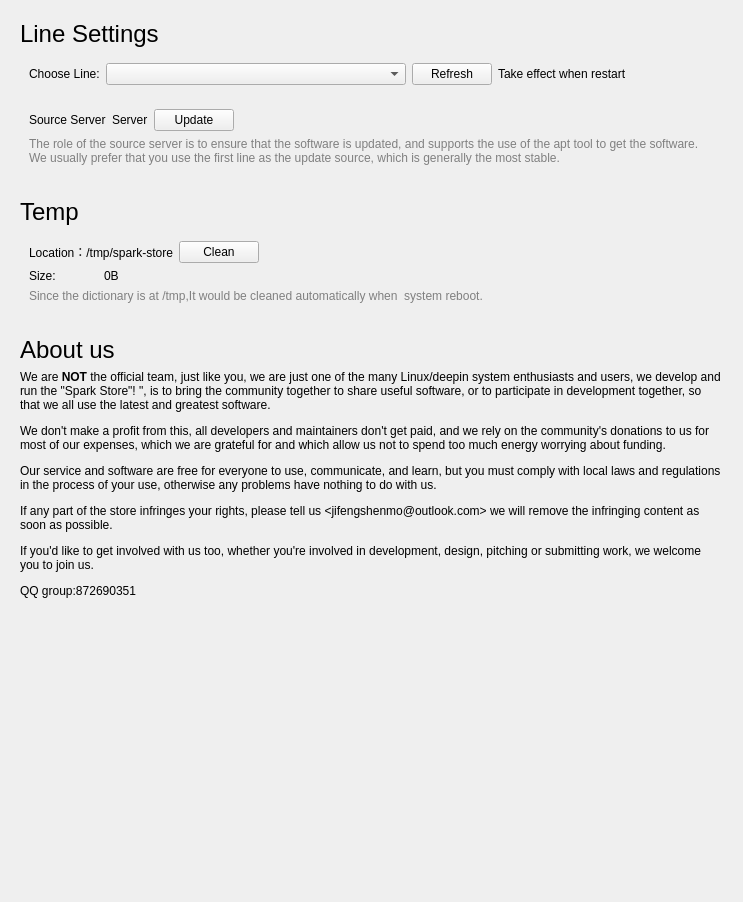
         <widget class="QWidget" name="scrollAreaWidgetContents_3">
          <property name="geometry">
           <rect>
            <x>0</x>
            <y>0</y>
            <width>743</width>
            <height>902</height>
           </rect>
          </property>
          <layout class="QVBoxLayout" name="verticalLayout_23">
           <item>
            <widget class="QWidget" name="widget_6" native="true">
             <layout class="QVBoxLayout" name="verticalLayout_22">
              <item>
               <widget class="QLabel" name="label_2">
                <property name="font">
                 <font>
                  <pointsize>18</pointsize>
                 </font>
                </property>
                <property name="text">
                 <string>Line Settings</string>
                </property>
               </widget>
              </item>
              <item>
               <widget class="QWidget" name="widget_7" native="true">
                <layout class="QHBoxLayout" name="horizontalLayout">
                 <item>
                  <widget class="QLabel" name="label_3">
                   <property name="maximumSize">
                    <size>
                     <width>100</width>
                     <height>16777215</height>
                    </size>
                   </property>
                   <property name="text">
                    <string>Choose Line:</string>
                   </property>
                  </widget>
                 </item>
                 <item>
                  <widget class="QComboBox" name="comboBox_server">
                   <property name="minimumSize">
                    <size>
                     <width>300</width>
                     <height>0</height>
                    </size>
                   </property>
                   <property name="maximumSize">
                    <size>
                     <width>300</width>
                     <height>16777215</height>
                    </size>
                   </property>
                  </widget>
                 </item>
                 <item>
                  <widget class="QPushButton" name="pushButton_updateServer">
                   <property name="text">
                    <string>Refresh</string>
                   </property>
                  </widget>
                 </item>
                 <item>
                  <widget class="QLabel" name="label_setting1">
                   <property name="maximumSize">
                    <size>
                     <width>160</width>
                     <height>16777215</height>
                    </size>
                   </property>
                   <property name="text">
                    <string>Take effect when restart</string>
                   </property>
                  </widget>
                 </item>
                 <item>
                  <spacer name="horizontalSpacer_3">
                   <property name="orientation">
                    <enum>Qt::Horizontal</enum>
                   </property>
                   <property name="sizeHint" stdset="0">
                    <size>
                     <width>40</width>
                     <height>20</height>
                    </size>
                   </property>
                  </spacer>
                 </item>
                </layout>
               </widget>
              </item>
              <item>
               <widget class="QWidget" name="widget_8" native="true">
                <layout class="QGridLayout" name="gridLayout_3">
                 <item row="1" column="0" colspan="4">
                  <widget class="QLabel" name="label_7">
                   <property name="styleSheet">
                    <string notr="true">color:#808080</string>
                   </property>
                   <property name="text">
                    <string>&lt;html&gt;&lt;head/&gt;&lt;body&gt;&lt;p&gt;The role of the source server is to ensure that the software is updated, and supports the use of the apt tool to get the software. We usually prefer that you use the first line as the update source, which is generally the most stable. &lt;/p&gt;&lt;/body&gt;&lt;/html&gt;</string>
                   </property>
                   <property name="wordWrap">
                    <bool>true</bool>
                   </property>
                  </widget>
                 </item>
                 <item row="0" column="2">
                  <widget class="QPushButton" name="pushButton_updateApt">
                   <property name="text">
                    <string>Update</string>
                   </property>
                  </widget>
                 </item>
                 <item row="0" column="0">
                  <widget class="QLabel" name="label_6">
                   <property name="text">
                    <string>Source Server</string>
                   </property>
                  </widget>
                 </item>
                 <item row="0" column="3">
                  <spacer name="horizontalSpacer_4">
                   <property name="orientation">
                    <enum>Qt::Horizontal</enum>
                   </property>
                   <property name="sizeHint" stdset="0">
                    <size>
                     <width>40</width>
                     <height>20</height>
                    </size>
                   </property>
                  </spacer>
                 </item>
                 <item row="0" column="1">
                  <widget class="QLabel" name="label_aptserver">
                   <property name="text">
                    <string>Server</string>
                   </property>
                  </widget>
                 </item>
                </layout>
               </widget>
              </item>
             </layout>
            </widget>
           </item>
           <item>
            <widget class="QWidget" name="widget_9" native="true">
             <layout class="QVBoxLayout" name="verticalLayout_26">
              <item>
               <widget class="QLabel" name="label_8">
                <property name="font">
                 <font>
                  <pointsize>18</pointsize>
                 </font>
                </property>
                <property name="text">
                 <string>Temp</string>
                </property>
               </widget>
              </item>
              <item>
               <widget class="QWidget" name="widget_10" native="true">
                <layout class="QGridLayout" name="gridLayout_4">
                 <item row="0" column="3">
                  <spacer name="horizontalSpacer_5">
                   <property name="orientation">
                    <enum>Qt::Horizontal</enum>
                   </property>
                   <property name="sizeHint" stdset="0">
                    <size>
                     <width>40</width>
                     <height>20</height>
                    </size>
                   </property>
                  </spacer>
                 </item>
                 <item row="0" column="2">
                  <widget class="QPushButton" name="pushButton_clear">
                   <property name="text">
                    <string>Clean</string>
                   </property>
                  </widget>
                 </item>
                 <item row="2" column="0" colspan="4">
                  <widget class="QLabel" name="label_12">
                   <property name="styleSheet">
                    <string notr="true">color:#808080</string>
                   </property>
                   <property name="text">
                    <string>Since the dictionary is at /tmp,It would be cleaned automatically when  system reboot.</string>
                   </property>
                  </widget>
                 </item>
                 <item row="1" column="0">
                  <widget class="QLabel" name="label_13">
                   <property name="maximumSize">
                    <size>
                     <width>80</width>
                     <height>16777215</height>
                    </size>
                   </property>
                   <property name="text">
                    <string>Size:</string>
                   </property>
                  </widget>
                 </item>
                 <item row="1" column="1">
                  <widget class="QLabel" name="tmp_size_ui">
                   <property name="text">
                    <string>0B</string>
                   </property>
                  </widget>
                 </item>
                 <item row="0" column="0" colspan="2">
                  <widget class="QLabel" name="label_11">
                   <property name="text">
                    <string>Location：/tmp/spark-store</string>
                   </property>
                  </widget>
                 </item>
                </layout>
               </widget>
              </item>
             </layout>
            </widget>
           </item>
           <item>
            <widget class="QWidget" name="widget_2" native="true">
             <layout class="QVBoxLayout" name="verticalLayout_25">
              <item>
               <widget class="QLabel" name="label_4">
                <property name="font">
                 <font>
                  <pointsize>18</pointsize>
                 </font>
                </property>
                <property name="text">
                 <string>About us</string>
                </property>
               </widget>
              </item>
              <item>
               <widget class="QLabel" name="label_5">
                <property name="text">
                 <string>&lt;html&gt;&lt;head/&gt;&lt;body&gt;&lt;p&gt;We are &lt;span style=&quot; font-weight:600;&quot;&gt;NOT&lt;/span&gt; the official team, just like you, we are just one of the many Linux/deepin system enthusiasts and users, we develop and run the &amp;quot;Spark Store&amp;quot;! &amp;quot;, is to bring the community together to share useful software, or to participate in development together, so that we all use the latest and greatest software. &lt;/p&gt;&lt;p&gt;We don't make a profit from this, all developers and maintainers don't get paid, and we rely on the community's donations to us for most of our expenses, which we are grateful for and which allow us not to spend too much energy worrying about funding. &lt;/p&gt;&lt;p&gt;Our service and software are free for everyone to use, communicate, and learn, but you must comply with local laws and regulations in the process of your use, otherwise any problems have nothing to do with us. &lt;/p&gt;&lt;p&gt;If any part of the store infringes your rights, please tell us &amp;lt;jifengshenmo@outlook.com&amp;gt; we will remove the infringing content as soon as possible. &lt;/p&gt;&lt;p&gt;If you'd like to get involved with us too, whether you're involved in development, design, pitching or submitting work, we welcome you to join us. &lt;/p&gt;&lt;p&gt;QQ group:872690351&lt;br/&gt;&lt;/p&gt;&lt;/body&gt;&lt;/html&gt;</string>
                </property>
                <property name="wordWrap">
                 <bool>true</bool>
                </property>
               </widget>
              </item>
             </layout>
            </widget>
           </item>
           <item>
            <spacer name="verticalSpacer_4">
             <property name="orientation">
              <enum>Qt::Vertical</enum>
             </property>
             <property name="sizeHint" stdset="0">
              <size>
               <width>20</width>
               <height>40</height>
              </size>
             </property>
            </spacer>
           </item>
          </layout>
         </widget>
